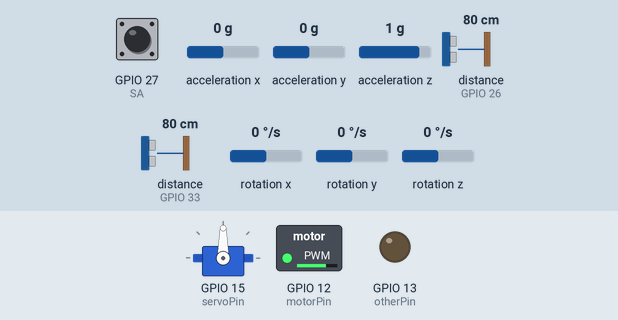
Simulated run of this sketch. Board: ESP32. On the bench: servo, switched loads named in the sketch (green lamp = pin HIGH), output pins drawn as LEDs (lit = HIGH). Wiring (inferred from the names in the program): 2 × ultrasonic range finder: trigger GPIO 25, echo GPIO 26 / trigger GPIO 32, echo GPIO 33. Inputs (shaded band) come from the test bench; at power-on: acceleration x 0 g, distance to the obstacle (sensors on GPIO 26, GPIO 33) 80 cm, GPIO 27 (SA) HIGH, acceleration y 0 g, acceleration z 1 g, rotation x 0 °/s, rotation y 0 °/s, rotation z 0 °/s. The echo pulse lasts 58.3 µs per cm; pins used as bus, display or sensor lines are not drawn.

Above: at 1.2 s.
1.3 s: acceleration x set to -1.4 g
At 2.4 s:
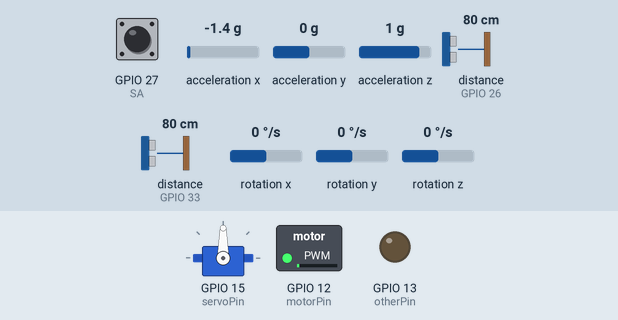
2.8 s: distance to the obstacle (sensor on GPIO 26) set to 2 cm
At 3.2 s:
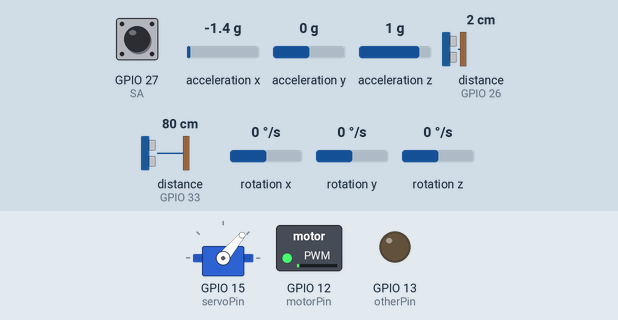
4.3 s: acceleration x set to -0.8 g
At 4.8 s:
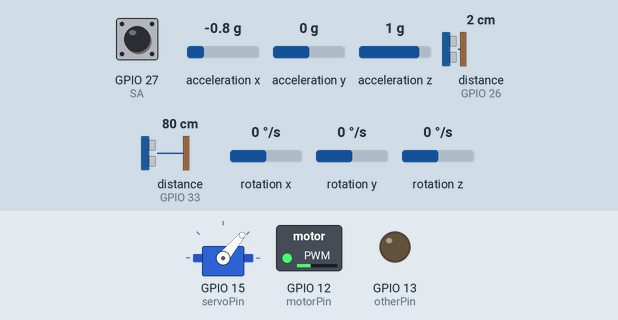
5.8 s: distance to the obstacle (sensor on GPIO 33) set to 4 cm
7.3 s: distance to the obstacle (sensor on GPIO 33) set to 2 cm
At 8.0 s:
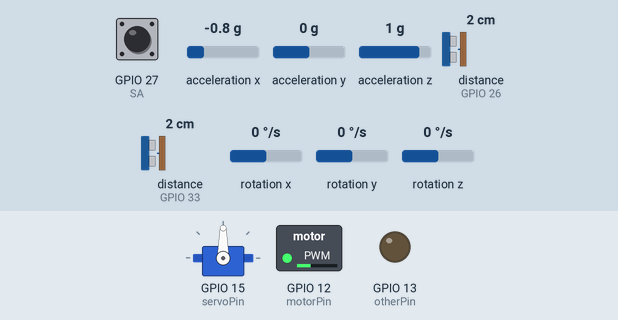
8.8 s: distance to the obstacle (sensor on GPIO 26) set to 4 cm
At 10.2 s:
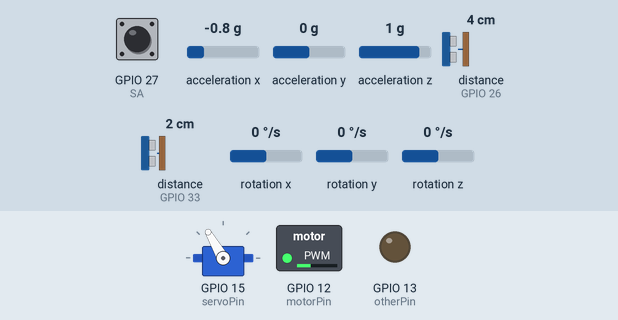
Timing chart, 0 to 11.3 s (numbered marks = the images above; inputs shaded):
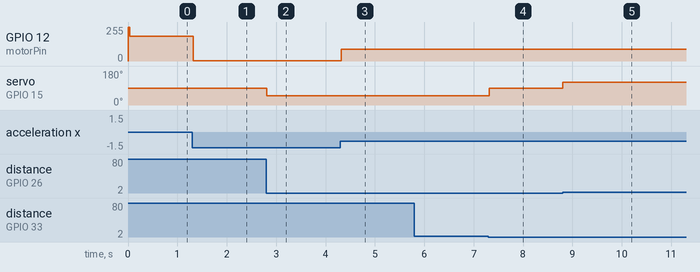

Measured:
- the behaviour switches between 3 and 2 cm on distance to the obstacle (sensor on GPIO 33) (found by bisection; images 3 and 4)
- the behaviour switches between 2 and 3 cm on distance to the obstacle (sensor on GPIO 26) (found by bisection; images 4 and 5)
- after the input at 1.3 s, GPIO 12 (motorPin): 184/255 → 3/255 at once
- after the input at 2.8 s, servo on GPIO 15 (servoPin): 90° → 50° at once
- after the input at 4.3 s, GPIO 12 (motorPin): 3/255 → 87/255 at once
- after the input at 5.8 s, every drawn part: stays the same
- after the input at 7.3 s, servo on GPIO 15 (servoPin): 50° → 90° at once
- after the input at 8.8 s, servo on GPIO 15 (servoPin): 90° → 120° at once

The sketch:

Tercer_fogueo.ino
```cpp
#include <Arduino.h>
#include <ESP32Servo.h>
#include "Wire.h"
#include "I2Cdev.h"
#include "MPU6050.h"

#define SA 27
#define SB 14

int pos = 0;   // posición absoluta (pulsos)
int lastPos = 0;
int rpm = 1;

// Ajusta según tu encoder
const int PULSOS_POR_REV = 12;
unsigned long lastTimeza = 0;   // encoder timer
const unsigned long ENCODER_INTERVAL = 300; // ms

// --- Global variables ---
float targetYaw = 0;
bool correctingYaw = false;

const int YAW_THRESHOLD = 5;   // tolerance in degrees
const int DIST_TRIGGER = 100;  // cm

// --- IMU ---
MPU6050 mpu;
int16_t ax, ay, az;
int16_t gx, gy, gz;

float yaw = 0;
unsigned long lastIMUTime = 0;    // for integration
unsigned long lastPrintTime = 0;  // for printing
const unsigned long PRINT_INTERVAL = 200; // ms

// --- Pines de los ultrasonicos ---
const int trigPin1 = 25;
const int echoPin1 = 26;
const int trigPin2 = 32;
const int echoPin2 = 33;

// --- Servo ---
Servo serv;
const int servoPin = 15;

// --- Motor DC ---
const int motorPin = 12;   // PWM velocidad
const int otherPin = 13;   // Dirección / freno
const int freq = 10000;    // 10 kHz
const int resolution = 8;  // 8 bits (0-255)
bool dirc = false;

const int SERVO_CENTER = 87;  // prueba: ajústalo hasta que vaya recto

bool out;

// Lectura robusta HC-SR04 (mediana de 3, pulldown)
static inline long medirUna(int trigPin, int echoPin) {
  unsigned long t = micros();
  while (digitalRead(echoPin) == HIGH && (micros() - t) < 2000) {}
  digitalWrite(trigPin, LOW);  delayMicroseconds(2);
  digitalWrite(trigPin, HIGH); delayMicroseconds(10);
  digitalWrite(trigPin, LOW);
  unsigned long dur = pulseInLong(echoPin, HIGH, 25000UL);
  if (dur == 0) return 400;
  long cm = (long)(dur * 0.0343f * 0.5f);
  if (cm < 3) return 400;
  return cm;
}
long medirDistancia(int trigPin, int echoPin) {
  long a = medirUna(trigPin, echoPin); delayMicroseconds(500);
  long b = medirUna(trigPin, echoPin); delayMicroseconds(500);
  long c = medirUna(trigPin, echoPin);
  if (a > b) { long t=a; a=b; b=t; }
  if (b > c) { long t=b; b=c; c=t; }
  if (a > b) { long t=a; a=b; b=t; }
  return b;
}

int counter = 0;

void IRAM_ATTR readEncoder() {
  int b = digitalRead(SB);
  if (b > 0) {
    pos++;
  } else {
    pos--;
  }
}

// --- Funciones Motor ---
void setMotorSpeed(int speed) {
  digitalWrite(otherPin, LOW);
  ledcWrite(motorPin, speed);
}

void brakeMotor() {
  digitalWrite(otherPin, HIGH);
  ledcWrite(motorPin, 255);
  delay(100);
  ledcWrite(motorPin, 0);
}

void setup() {
  Serial.begin(115200);

  pinMode(SA, INPUT_PULLUP);
  pinMode(SB, INPUT_PULLUP);
  attachInterrupt(digitalPinToInterrupt(SA), readEncoder, RISING);

  Wire.begin();
  mpu.initialize();

  pinMode(trigPin1, OUTPUT);
  pinMode(echoPin1, INPUT);
  pinMode(trigPin2, OUTPUT);
  pinMode(echoPin2, INPUT);

  serv.attach(servoPin);
  serv.write(90);

  pinMode(otherPin, OUTPUT);
  ledcAttach(motorPin, freq, resolution);
  digitalWrite(otherPin, LOW);
  ledcWrite(motorPin, 255);
}

void loop() {
  // ====== Read ultrasonics ======
  long d1 = medirDistancia(trigPin2, echoPin2); // left
  long d2 = medirDistancia(trigPin1, echoPin1); // right

  unsigned long now = millis();
  unsigned long nowMicros = micros();

  // ====== IMU update (always, with real Δt) ======
  float dt = (nowMicros - lastIMUTime) / 1000000.0;  // seconds
  lastIMUTime = nowMicros;

  mpu.getMotion6(&ax, &ay, &az, &gx, &gy, &gz);
  float yaw_rate = (float)gz / 131.0; // deg/s
  yaw += yaw_rate * dt;

  // ====== Encoder update every 300 ms ======
  if (now - lastTimeza >= ENCODER_INTERVAL) {
    int delta = pos - lastPos;
    lastPos = pos;

    rpm = (delta / (float)PULSOS_POR_REV) * (60000.0 / ENCODER_INTERVAL);

    /*Serial.print("Posicion (pulsos): ");
    Serial.print(pos);
    Serial.print(" | RPM: ");
    Serial.println(rpm);*/

    lastTimeza = now;
  }

  // ====== Print yaw every 200 ms ======
  if (now - lastPrintTime >= PRINT_INTERVAL) {
    /*Serial.print("Yaw: ");
    Serial.println(yaw);*/
    lastPrintTime = now;
  }

  // --- ultrasonic steering ---
  int diff = d1 - d2;
  int servoAngle = map(diff, -20, 20, 80, 100);
  serv.write(constrain(servoAngle, 50, 120));

  // ====== Motor speed control ======
  float accelX_g = (float)ax / 16384.0;
  float accelX_ms2 = accelX_g * 9.81;
  int motorVel = map(accelX_ms2, -5, 5, 115, 255);
  motorVel = constrain(motorVel, 0, 255);
  digitalWrite(otherPin, LOW);
  ledcWrite(motorPin, motorVel);

  /*if (rpm == 0) {
    if(yaw > 0){
      serv.write(120);
      digitalWrite(otherPin, HIGH);
      ledcWrite(motorPin, 255);
      delay(2000);
    }
    else if (yaw < 0){
      serv.write(60);
      digitalWrite(otherPin, HIGH);
      ledcWrite(motorPin, 255);
      delay(2000);
    }
  }*/
}
```
